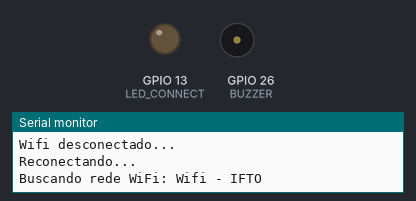
The sketch below on a simulated ESP32. Shown: output pins drawn as LEDs (lit = HIGH), buzzer (waves = sounding, pin HIGH), the last lines printed to the serial monitor. WiFi joins after 1.5 s; servers stay silent unless stated; uploads are accepted with an empty reply.

Above: at 3.1 s.
At 4.8 s:
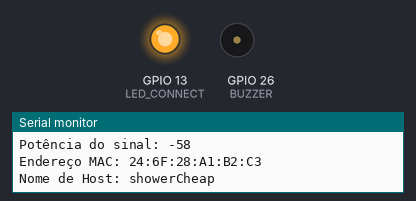
Timing chart, 0 to 6.3 s (numbered marks = the images above):
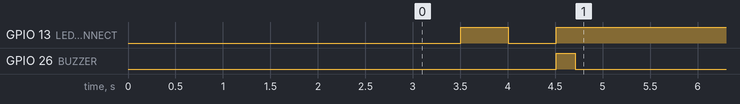

Measured:
- by itself, GPIO 13 (LED_CONNECT): LOW → HIGH at 3.5 s, → LOW 0.50 s later, → HIGH 0.51 s later
- by itself, GPIO 26 (BUZZER): LOW → HIGH at 4.5 s, → LOW 0.20 s later

The sketch:

espShowerBoardBle.ino
```cpp
#include <WiFi.h>
#include <HTTPClient.h>
#include <ArduinoJson.h>

//CONFIGURAÇÃO DO BUZZER:
#define BUZZER 26

//CONFIGURAÇÃO DO DATALOGGER REMOTO: FIREBASE
const char * SHOWERUID = "projetomestradouft";

int stateShower = 0;
bool showerStatusConnect = false;

//CONFIGURAÇÃO WIFI:
WiFiClient cliente;
const char * HOSTNAME = "showerCheap";
#define LED_CONNECT 13
#define LED_READY 15
//HOTSPOT:
const char * networkName = "Wifi - IFTO";
const char * networkPswd = "";

void setup()
{
  Serial.begin(115200);

  pinMode(BUZZER, OUTPUT);

  delay(3000);

  //CONEXÃO COM A WIFI:
  //connectToWiFi(networkName, networkPswd);
  pinMode(LED_CONNECT, OUTPUT);

}

void loop()
{
  testaConexao();
  delay(5000);
  showerStatusUpdate();
}

void connectToWiFi(const char * ssid, const char * pwd)
{
  int ledState = 0;
  digitalWrite(LED_CONNECT, LOW);
  Serial.println("");
  Serial.println("Buscando rede WiFi: " + String(ssid));

  WiFi.begin(ssid, pwd);

  while (WiFi.status() != WL_CONNECTED)
  {
    // Pisca leds enquanto busca/conecta
    digitalWrite(LED_CONNECT, ledState);
    ledState = (ledState + 1) % 2; // Flip ledState
    delay(500);
    Serial.print(".");
  }
  WiFi.setHostname(HOSTNAME);
  Serial.println();
  Serial.println("Conectado à rede WiFi!");
  Serial.print("Endereço IP: ");
  Serial.println(WiFi.localIP());
  Serial.print("Potência do sinal: ");
  Serial.println(WiFi.RSSI());
  Serial.print("Endereço MAC: ");
  Serial.println(WiFi.macAddress());
  Serial.print("Nome de Host: ");
  Serial.println(WiFi.getHostname());
  Serial.println();
  digitalWrite(LED_CONNECT, HIGH);
  //ACIONA BUZZER UMA VEZ:
  digitalWrite(BUZZER, HIGH);
  delay(200);
  digitalWrite(BUZZER, LOW);

  //INICIALIZA PROTOCOLO UDP PARA UTC:
  //udpInit();
}

void testaConexao()
{

  if (WiFi.status() != WL_CONNECTED)
  {
    WiFi.disconnect();
    Serial.println();
    Serial.println("Wifi desconectado...");
    Serial.println();
    Serial.println("Reconectando...");
    Serial.println();
    //REEFETUA TENTATIVA DE CONEXÃO:
    connectToWiFi(networkName, networkPswd);
  }

}

void showerStatusUpdate()
{
  if (WiFi.status() == WL_CONNECTED)
  {
    HTTPClient http;
    http.begin("https://showercheap-9ae49.firebaseapp.com/api/v1/showers/projetomestradouft");
    http.addHeader("Content-Type", "application/json");
    StaticJsonDocument<50> tempDocument;
    stateShower = (stateShower + 1) % 2; // Flip stateShower
    digitalWrite(LED_READY, stateShower);
    if(stateShower == 0)
      showerStatusConnect = false;
    else
      showerStatusConnect = true;
    tempDocument["showerStatusConnect"] = showerStatusConnect;
    Serial.println("");
    Serial.println("Atualizando Status do Chuveiro: " + String(showerStatusConnect));
    char buffer[50];
    serializeJson(tempDocument, buffer);
    http.PATCH(buffer);
    http.end();
    delay(500);
  }
  else
  {
     Serial.println("");
     Serial.println("Sem conexão com a Internet!");
  }

}
```
